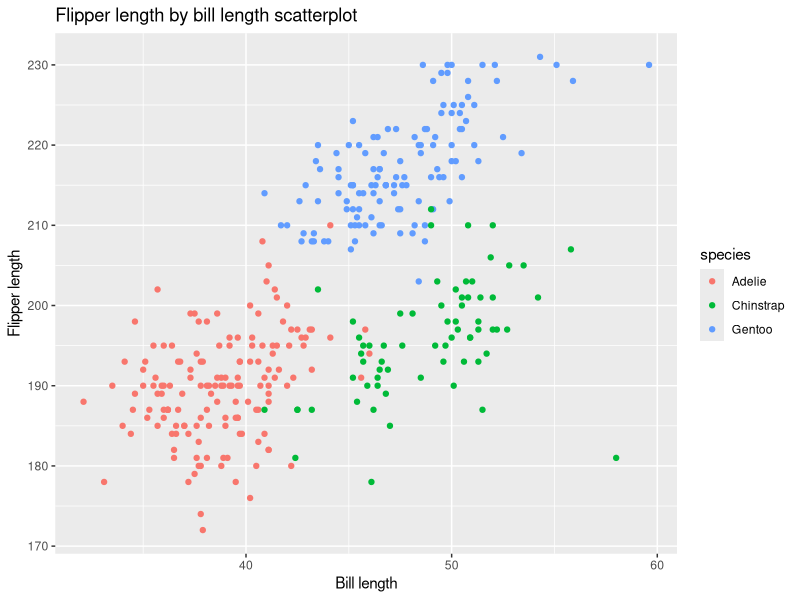
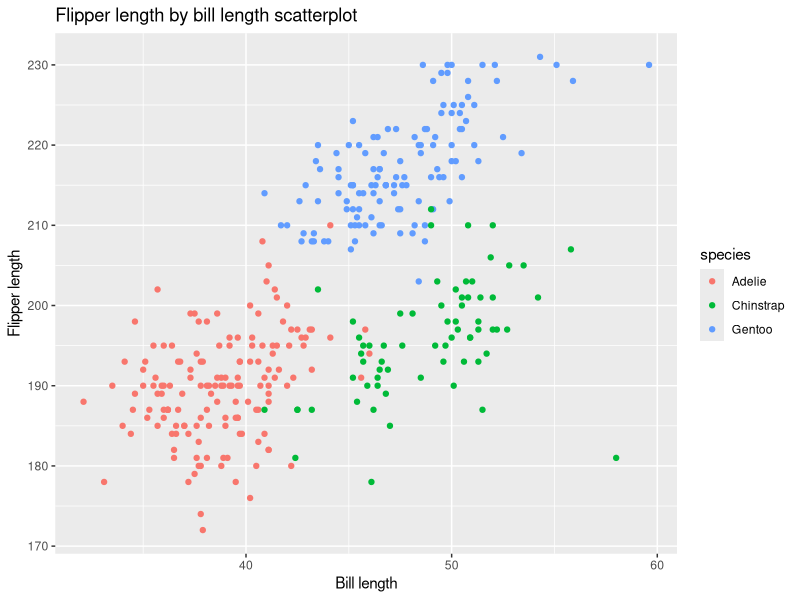

Write the R code that produced these figures, in order.
## ---- chunk 1
library(tidyverse)
## ---- chunk 2
prob1_df =
  tibble(
    samp = rnorm(10),
    samp_gt_0 = samp > 0,
    char_vec = c("a", "b", "c", "d", "e", "f", "g", "h", "i", "j"),
    factor_vec = factor(c("low", "low", "low", "mod", "mod", "mod", "mod", "high", "high", "high"))
  )
prob1_df
## ---- chunk 3
mean(pull(prob1_df, samp))
mean(pull(prob1_df, samp_gt_0))
mean(pull(prob1_df, char_vec))
mean(pull(prob1_df, factor_vec))
## ---- chunk 4
as.numeric(pull(prob1_df, samp_gt_0)) * pull(prob1_df, samp)
as.factor(pull(prob1_df, samp_gt_0)) * pull(prob1_df, samp)
as.numeric(as.factor(pull(prob1_df, samp_gt_0))) * pull(prob1_df, samp)
## ---- chunk 5
data("penguins", package = "palmerpenguins")
penguins
summary(penguins)
## ---- chunk 6
ggplot(penguins, aes(x=bill_length_mm, y=flipper_length_mm, color=species)) + geom_point() + 
  labs(x = "Bill length", y = "Flipper length",
       title = "Flipper length by bill length scatterplot")
ggsave("Flipper_length_scatterplot.pdf", width = 4, height = 4)
